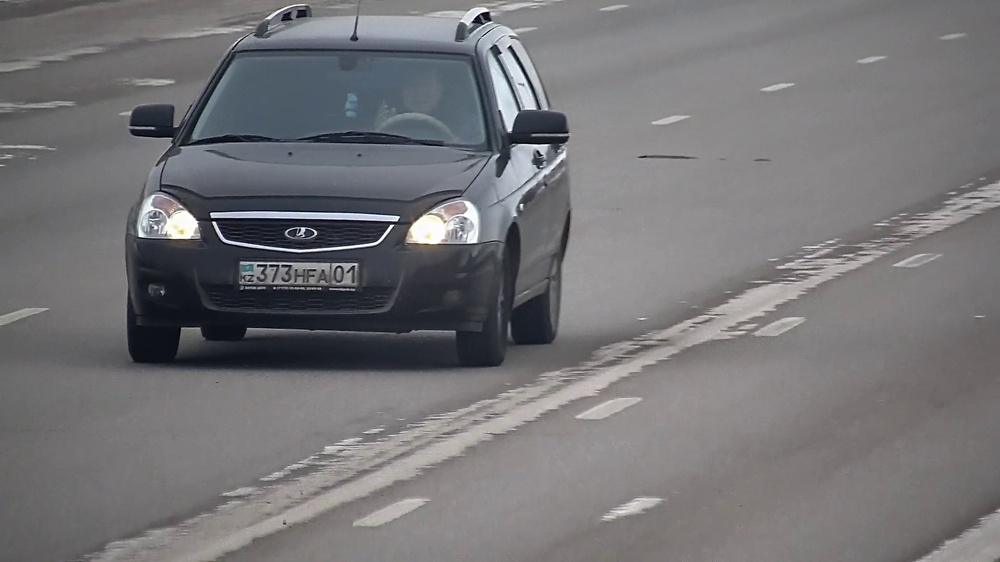
#> input picture Dirty LPs/000006.jpg, 1000 x 562 px, shrunk from 1920 x 1080 before the run
$ python -i final.py   (imports and definitions only)   (older library calls are emulated)
#> lines starting #> are read from the running program, lines starting #| are printed output that depends on the picture; after the words box and inside, x2 and y2 are one past the last pixel; in counts of white or black regions, pixels touching at a corner belong together; long printed decimals are rounded
#> further down, picture is the input picture: shape (562, 1000, 3); mean B, G, R 118.5, 116.1, 116.9
import numpy as np
import matplotlib.pyplot as plt
import cv2


# [15 lines left out: function getGradient, not called in this run]


def show_img(img, w = 20, h = 20):
    fig, ax = plt.subplots(figsize=(w, h))
    ax.imshow(img, cmap='gray')
    plt.show()

datasetInfo = []
imageCol = []


# [11 lines not run here, left out]

# [57 lines left out: functions concat_hor, concat_ver, getDrawProjectionVer, not called in this run]


def getDrawProjectionHor(lp, horp):
    horp2 = horp.astype(int)
    h = int(np.max(horp2) + 5)
    graphicHor = np.zeros((h, lp.shape[1]), dtype = "uint8")

    for i in range(len(horp2)):
        graphicHor[int(graphicHor.shape[0]-horp2[i]):graphicHor.shape[0], i] = 255

    return cv2.cvtColor(graphicHor, cv2.COLOR_GRAY2BGR)


def findb0(verpConvolved, ybm, c):
    for i in range(ybm,-1,-1):
        if verpConvolved[i] <= c:
            return i
    return 0


def findb1(verpConvolved, ybm, c):
    for i in range(ybm,len(verpConvolved)):
        if verpConvolved[i] <= c:
            return i
    return len(verpConvolved)


# [9 lines left out: function getHOGFeatures, not called in this run]


def horizontal_segmentation(img):
#     show_img(img)
    img_bin = cv2.cvtColor(img, cv2.COLOR_BGR2GRAY)
    img_bin = cv2.adaptiveThreshold(img_bin, 255, cv2.ADAPTIVE_THRESH_GAUSSIAN_C, cv2.THRESH_BINARY_INV, 11, 2)
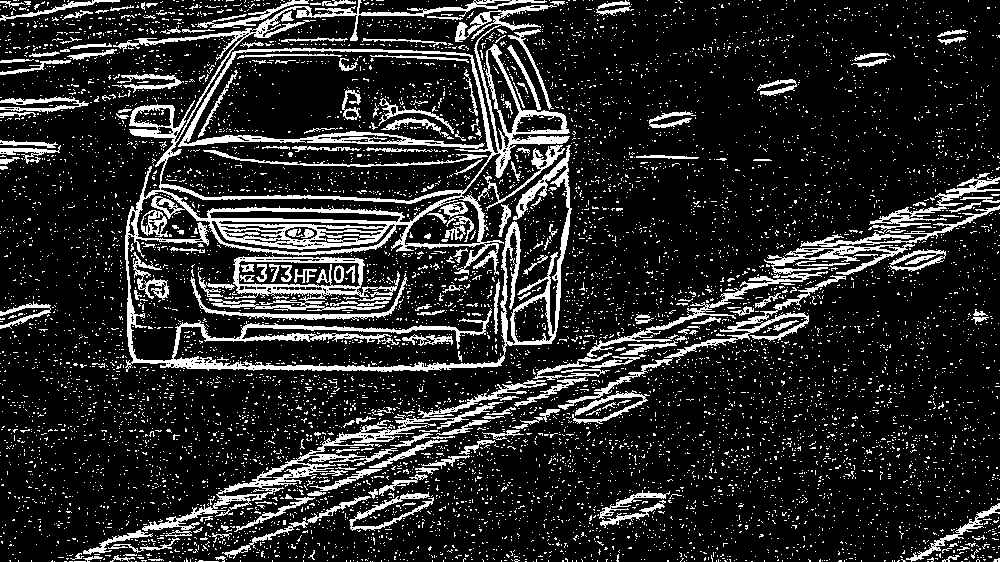
#> img_bin: shape (562, 1000); 15.8% white; 8143 white regions (7911 under 20 px), largest, box (x1, y1, x2, y2) and area: (113, 0, 572, 372) 26708, (142, 402, 503, 531) 3634, (209, 255, 400, 311) 2931
    img_bin = cv2.morphologyEx(img_bin, cv2.MORPH_OPEN, np.ones((3, 3), np.uint8))
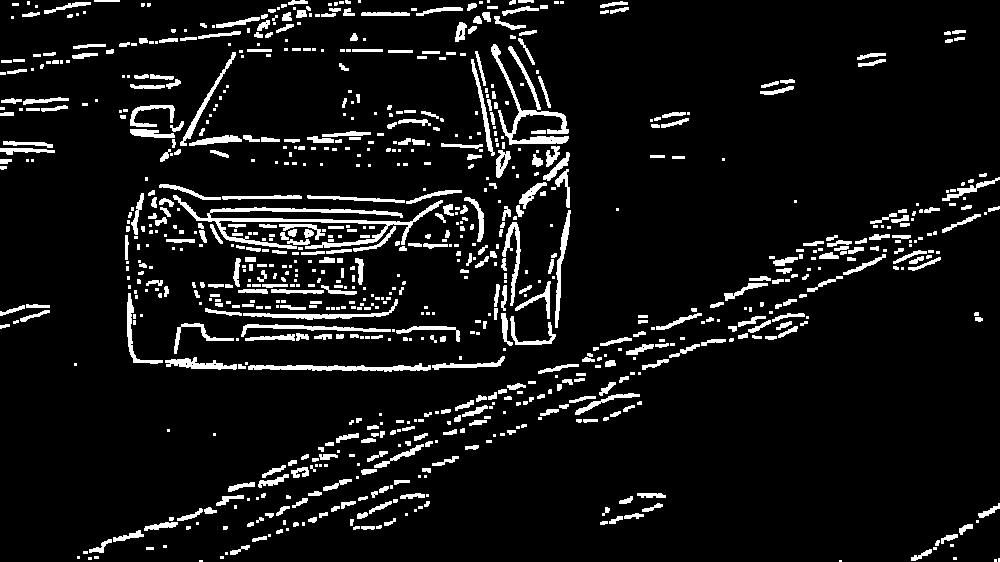
#> img_bin: shape (562, 1000); 8% white; 859 white regions (397 under 20 px), largest, box (x1, y1, x2, y2) and area: (173, 195, 443, 249) 2532, (491, 44, 569, 145) 1227, (248, 363, 431, 372) 832
#     show_img(img_bin)
    horVals = np.sum(img_bin, axis=0) / 255
#> horVals = 1000 values, max 166 at index 504, min 3 at index 700, mean 44.92
    horProj = getDrawProjectionHor(img_bin, horVals)
#> in getDrawProjectionHor, `horp2 = horp.astype(int)`: horp2 has the same summary as horVals in horizontal_segmentation
#> in getDrawProjectionHor, `h = int(np.max(horp2) + 5)`: h = 171
#> after the loop in getDrawProjectionHor, `for i in range(len(horp2)):`:
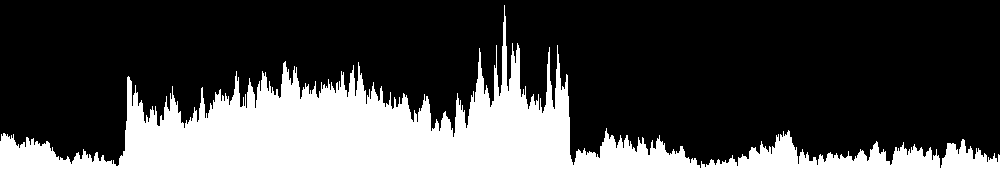
#> graphicHor: shape (171, 1000); 26.3% white; 1 white region, box (x1, y1, x2, y2) and area: (0, 5, 1000, 171) 44920
#     show_img(horProj)
    kernel = np.array([-1, 3, 7, 3, -1]) / 11
    horConv = np.convolve(horVals, kernel, mode='same')
#> horConv = 1000 values, max 165.8 at index 504, min 4.36 at index 117, mean 44.92
    horProjConv = getDrawProjectionHor(img_bin, horConv)
#> in getDrawProjectionHor (call 2), `horp2 = horp.astype(int)`: horp2 = 1000 values, max 165 at index 504, min 4 at index 117, mean 44.43
#> in getDrawProjectionHor (call 2), `h = int(np.max(horp2) + 5)`: h = 170
#> after the loop in getDrawProjectionHor (call 2), `for i in range(len(horp2)):`:
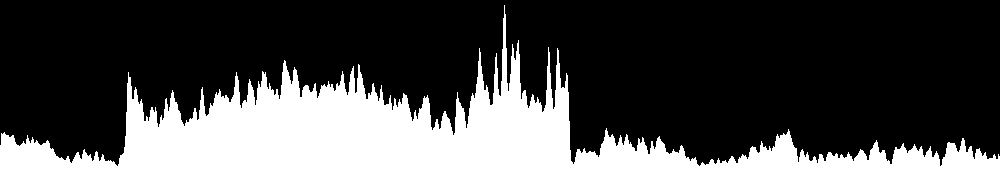
#> graphicHor: shape (170, 1000); 26.1% white; 1 white region, box (x1, y1, x2, y2) and area: (0, 5, 1000, 170) 44430
#     show_img(horProjConv)
    threshVal = np.min(horConv)
#> threshVal = 4.36
    print(threshVal)
#| 4.364
    medianWidth = int(img.shape[0] * 0.3)
    bandP1rangesH = []
    peaksH = []
    c1, c2 = 0.09, 0.12
    while np.max(horConv) > 0:
        ybm = np.argmax(horConv)
        yb0 = findb0(horConv, ybm, c1 * horConv[ybm])
        yb1 = findb1(horConv, ybm, c2 * horConv[ybm])
        if yb1 - yb0 > medianWidth:
            bandP1rangesH.append((yb0, yb1))
            peaksH.append((int(horConv[ybm]), ybm))
        horConv[yb0:yb1] = 0
#> this loop made 6 passes
#> (ybm, yb0, yb1) on passes 1 to 6: (504, 119, 571), (606, 570, 699), (788, 698, 940), (4, 0, 117), (963, 939, 1000), (118, 116, 119)
#> after the loop, bandP1rangesH = [(119, 571), (698, 940)]; horConv = 1000 values from 0 to 0; peaksH = [(165, 504), (41, 788)]
    wordBand = img.copy()
    bandRanges = sorted([item for t in bandP1rangesH for item in t])
#> bandRanges = [119, 571, 698, 940]
    bandRanges_ = [0]
    for band in bandRanges:
        if band - bandRanges_[-1] <= 0.7 * medianWidth:
            bandRanges_[-1] = (band + bandRanges_[-1]) // 2
        elif band - bandRanges_[-1] <= 1.4 * medianWidth:
            bandRanges_[-1] = bandRanges_[-1]
        else:
            bandRanges_.append(band)
#> this loop made 4 passes
#> band on passes 1 to 4: 119, 571, 698, 940
#> after the loop, bandRanges_ = [0, 571, 940]
    for band in bandRanges_:
        wordBand = cv2.line(wordBand, (band, 0), (band, wordBand.shape[0]), (0, 255, 0), 1)
#> this loop made 3 passes
#> pass 1, in horizontal_segmentation, `wordBand = cv2.line(wordBand, (band, 0), (band, wordBand.shape[0]), (0..`:
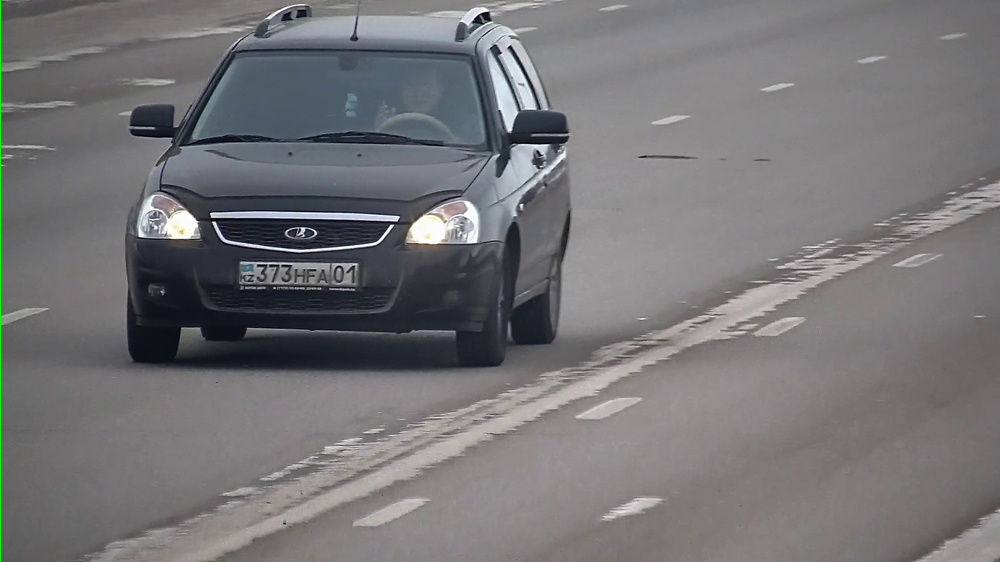
#> wordBand: shape (562, 1000, 3); 0.1% of pixels changed, all inside (x1, y1, x2, y2) = (0, 0, 1, 562)
#> pass 2, in horizontal_segmentation, `wordBand = cv2.line(wordBand, (band, 0), (band, wordBand.shape[0]), (0..`:
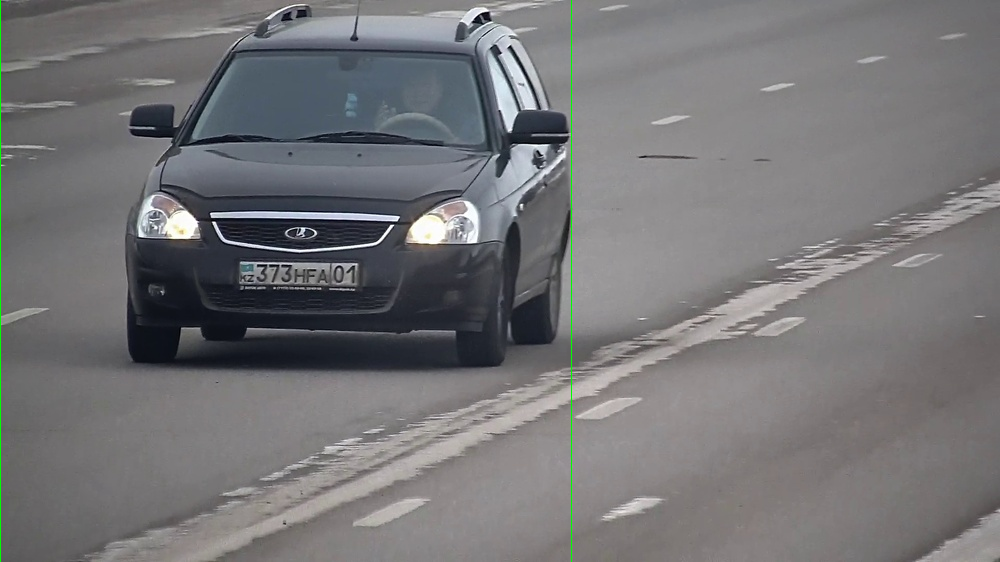
#> wordBand: shape (562, 1000, 3); 0.1% of pixels changed, all inside (x1, y1, x2, y2) = (571, 0, 572, 562)
#> pass 3, in horizontal_segmentation, `wordBand = cv2.line(wordBand, (band, 0), (band, wordBand.shape[0]), (0..`:
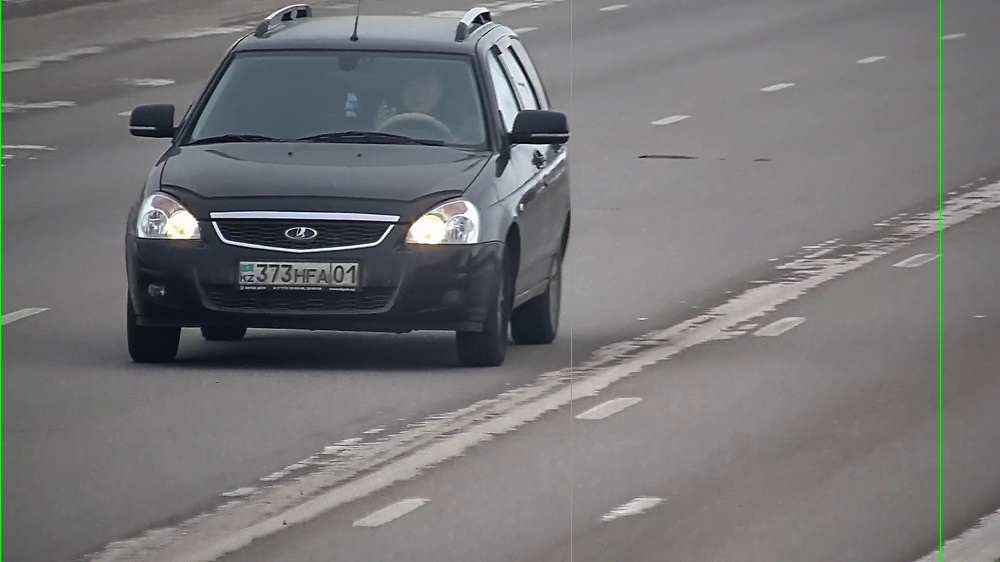
#> wordBand: shape (562, 1000, 3); 0.1% of pixels changed, all inside (x1, y1, x2, y2) = (940, 0, 941, 562)
    show_img(wordBand)
    bandRanges_ = [0] + bandRanges_ + [img.shape[1]]
#> bandRanges_ = [0, 0, 571, 940, 1000]
    return bandRanges_


# [5 lines not run here, left out]

>>> import cv2
>>> picture = cv2.imread('Dirty LPs/000006.jpg')
>>> result = horizontal_segmentation(picture)
#> result = [0, 0, 571, 940, 1000]

$ run again, on Dirty LPs/000078.jpg
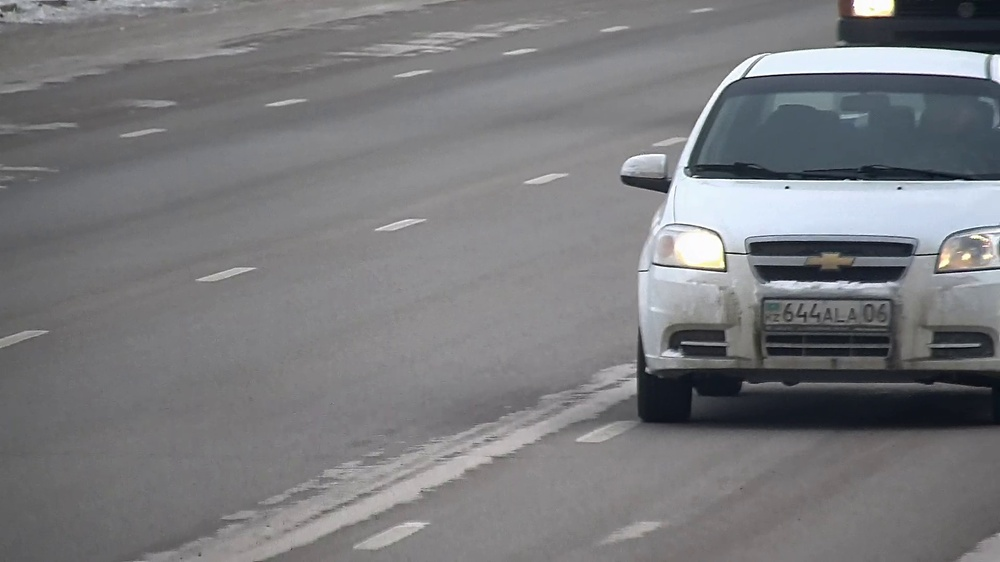
#> input picture Dirty LPs/000078.jpg, 1000 x 562 px, shrunk from 1920 x 1080 before the run
#> picture is the input picture: shape (562, 1000, 3); mean B, G, R 124.8, 122.1, 121.4
#> in horizontal_segmentation, `img_bin = cv2.morphologyEx(img_bin, cv2.MORPH_OPEN, np.ones((3, 3), np..`:
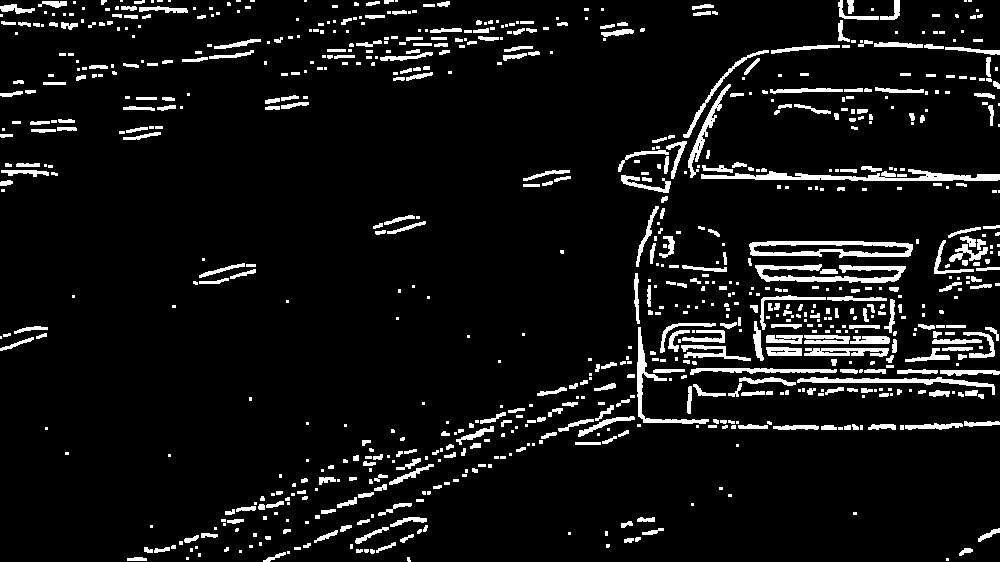
#> img_bin: shape (562, 1000); 7.4% white; 808 white regions (403 under 20 px), largest, box (x1, y1, x2, y2) and area: (701, 169, 1000, 181) 1641, (749, 241, 913, 258) 1417, (755, 264, 906, 283) 1325
#> horVals = 1000 values, max 162 at index 638, min 0 at index 87, mean 41.41
#> horp2 has the same summary as horVals in horizontal_segmentation
#> h = 167
#> in horizontal_segmentation, `horConv = np.convolve(horVals, kernel, mode='same')`: horConv = 1000 values, max 154.6 at index 638, min 0.455 at index 87, mean 41.4
#> threshVal = 0.455
#| 0.4545
#> the loop in horizontal_segmentation, `while np.max(horConv) > 0:` made 7 passes
#> (ybm, yb0, yb1) on passes 1 to 7: (638, 594, 1000), (409, 313, 594), (3, 0, 80), (238, 88, 257), (306, 256, 313), (83, 79, 87), (87, 86, 88)
#> after the loop in horizontal_segmentation, `while np.max(horConv) > 0:`: bandP1rangesH = [(594, 1000), (313, 594), (88, 257)]; horConv = 1000 values from 0 to 0; peaksH = [(154, 638), (56, 409), (33, 238)]
#> bandRanges = [88, 257, 313, 594, 594, 1000]
#> the loop in horizontal_segmentation, `for band in bandRanges:` made 6 passes
#> band on passes 1 to 6: 88, 257, 313, 594, 594, 1000
#> after the loop in horizontal_segmentation, `for band in bandRanges:`: bandRanges_ = [44, 313, 594, 1000]
#> the loop in horizontal_segmentation, `for band in bandRanges_:` made 4 passes
#> pass 3, in horizontal_segmentation, `wordBand = cv2.line(wordBand, (band, 0), (band, wordBand.shape[0]), (0..`:
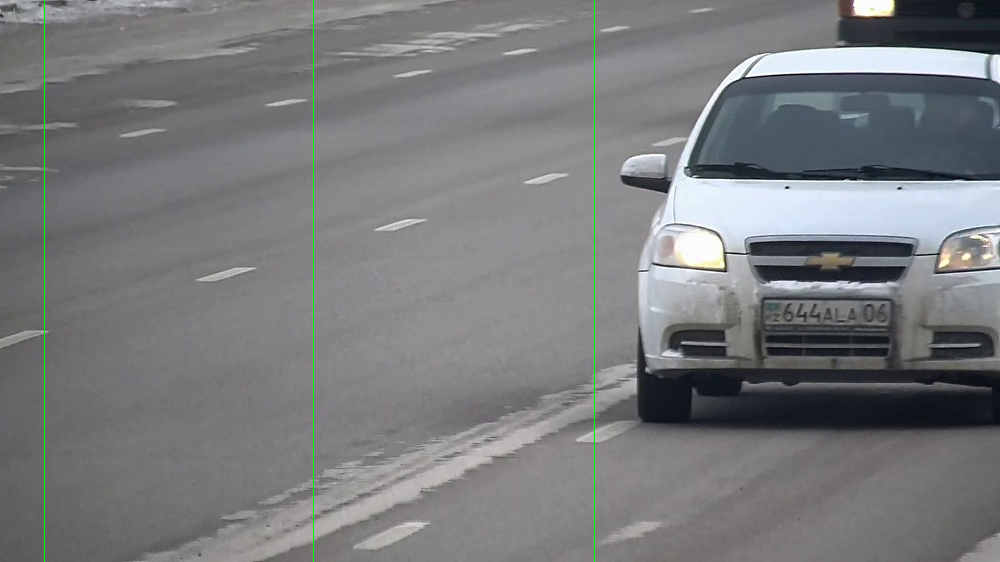
#> wordBand: shape (562, 1000, 3); mean B, G, R 124.4, 122.5, 121.1
#> in horizontal_segmentation, `bandRanges_ = [0] + bandRanges_ + [img.shape[1]]`: bandRanges_ = [0, 44, 313, 594, 1000, 1000]
